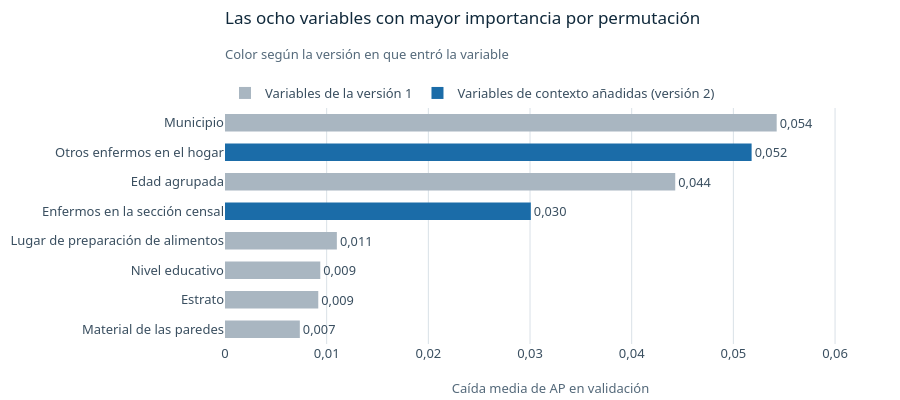

The code cell stored with this chart in its notebook:
### Markdown cell above
## 9. Variables más influyentes

La importancia por permutación mide cuánto cae la AP de validación al desordenar una variable. Indica cuánto depende el modelo de cada variable, no su efecto causal ([scikit-learn](https://scikit-learn.org/stable/modules/permutation_importance.html)). Se toma de los resultados guardados.

### Code cell
NOMBRES_VAR = {
    "U_MPIO": "Municipio", "HOGAR_OTROS_ENFERMOS": "Otros enfermos en el hogar", "P_EDADR": "Edad agrupada",
    "SECCION_PCT_ENFERMOS": "Enfermos en la sección censal", "H_DONDE_PREPALIM": "Lugar de preparación de alimentos",
    "P_NIVEL_ANOSR": "Nivel educativo", "VA1_ESTRATO": "Estrato", "V_MAT_PARED": "Material de las paredes",
    "HA_TOT_PER": "Personas en el hogar", "UA_CLASE": "Clase de asentamiento", "CONDICION_FISICA": "Dificultad funcional",
    "VF_INTERNET": "Internet en la vivienda", "P_SEXO": "Sexo registrado",
}
importancia = pd.DataFrame(informe["permutation_importance_validation"]).head(8).iloc[::-1]
nuevas = importancia["feature"].isin(["HOGAR_OTROS_ENFERMOS", "SECCION_PCT_ENFERMOS"])
orden = [NOMBRES_VAR.get(v, v) for v in importancia["feature"]]
fig = go.Figure()
for es_nueva, nombre, color in ((False, "Variables de la versión 1", BASE), (True, "Variables de contexto añadidas (versión 2)", DENTRO)):
    parte = importancia[nuevas == es_nueva]
    fig.add_trace(go.Bar(
        x=parte["mean_ap_drop"], y=[NOMBRES_VAR.get(v, v) for v in parte["feature"]], orientation="h", width=0.6,
        name=nombre, marker_color=color, text=[decimal(v) for v in parte["mean_ap_drop"]],
        textposition="outside", cliponaxis=False, customdata=parte["std_ap_drop"],
        hovertemplate="%{y}<br>Caída media de AP: %{x:.4f}<br>Desviación: %{customdata:.4f}<extra></extra>",
    ))
fig.update_layout(showlegend=True)
fig.update_yaxes(categoryorder="array", categoryarray=orden)
fig.update_xaxes(range=[0, importancia["mean_ap_drop"].max() * 1.18], title_text="Caída media de AP en validación")
fig.update_yaxes(showgrid=False)
rotular(fig, "Las ocho variables con mayor importancia por permutación", "Color según la versión en que entró la variable")
mostrar_figura(fig, alto=400)

### Figure 1 — Plotly figure (JSON) as saved in the notebook; plotly's stock layout.template omitted (floating-point values rounded to 4 significant figures)
{"data": [{"cliponaxis": false, "customdata": [0.0003739, 0.0008323, 0.0005696, 0.001626, 0.00107, 0.002107], "hovertemplate": "%{y}<br>Caída media de AP: %{x:.4f}<br>Desviación: %{customdata:.4f}<extra></extra>", "marker": {"color": "#A9B6C1"}, "name": "Variables de la versión 1", "orientation": "h", "text": ["0,007", "0,009", "0,009", "0,011", "0,044", "0,054"], "textposition": "outside", "type": "bar", "width": 0.6, "x": [0.007359, 0.009174, 0.009371, 0.011, 0.04428, 0.05426], "y": ["Material de las paredes", "Estrato", "Nivel educativo", "Lugar de preparación de alimentos", "Edad agrupada", "Municipio"]}, {"cliponaxis": false, "customdata": [0.001833, 0.0009307], "hovertemplate": "%{y}<br>Caída media de AP: %{x:.4f}<br>Desviación: %{customdata:.4f}<extra></extra>", "marker": {"color": "#1B6CA8"}, "name": "Variables de contexto añadidas (versión 2)", "orientation": "h", "text": ["0,030", "0,052"], "textposition": "outside", "type": "bar", "width": 0.6, "x": [0.03008, 0.05179], "y": ["Enfermos en la sección censal", "Otros enfermos en el hogar"]}], "layout": {"height": 400, "margin": {"t": 108}, "showlegend": true, "title": {"font": {"color": "#10293B", "size": 17}, "pad": {"t": 12}, "subtitle": {"font": {"color": "#54697A", "size": 13}, "text": "Color según la versión en que entró la variable"}, "text": "Las ocho variables con mayor importancia por permutación", "x": 0, "xanchor": "left", "xref": "paper", "y": 1, "yanchor": "top", "yref": "container"}, "xaxis": {"range": [0, 0.06403], "title": {"text": "Caída media de AP en validación"}}, "yaxis": {"categoryarray": ["Material de las paredes", "Estrato", "Nivel educativo", "Lugar de preparación de alimentos", "Enfermos en la sección censal", "Edad agrupada", "Otros enfermos en el hogar", "Municipio"], "categoryorder": "array", "showgrid": false}}}
